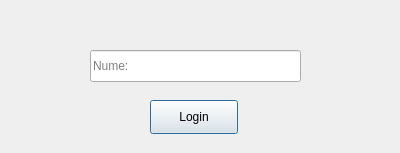
<?xml version="1.0" encoding="UTF-8"?>
<ui version="4.0">
 <class>Dialog</class>
 <widget class="QDialog" name="Dialog">
  <property name="geometry">
   <rect>
    <x>0</x>
    <y>0</y>
    <width>400</width>
    <height>153</height>
   </rect>
  </property>
  <property name="windowTitle">
   <string>Dialog</string>
  </property>
  <widget class="QLineEdit" name="playerName">
   <property name="geometry">
    <rect>
     <x>90</x>
     <y>50</y>
     <width>211</width>
     <height>32</height>
    </rect>
   </property>
   <property name="placeholderText">
    <string>Nume: </string>
   </property>
  </widget>
  <widget class="QPushButton" name="login">
   <property name="geometry">
    <rect>
     <x>150</x>
     <y>100</y>
     <width>88</width>
     <height>34</height>
    </rect>
   </property>
   <property name="text">
    <string>Login</string>
   </property>
  </widget>
 </widget>
 <resources/>
 <connections/>
</ui>
